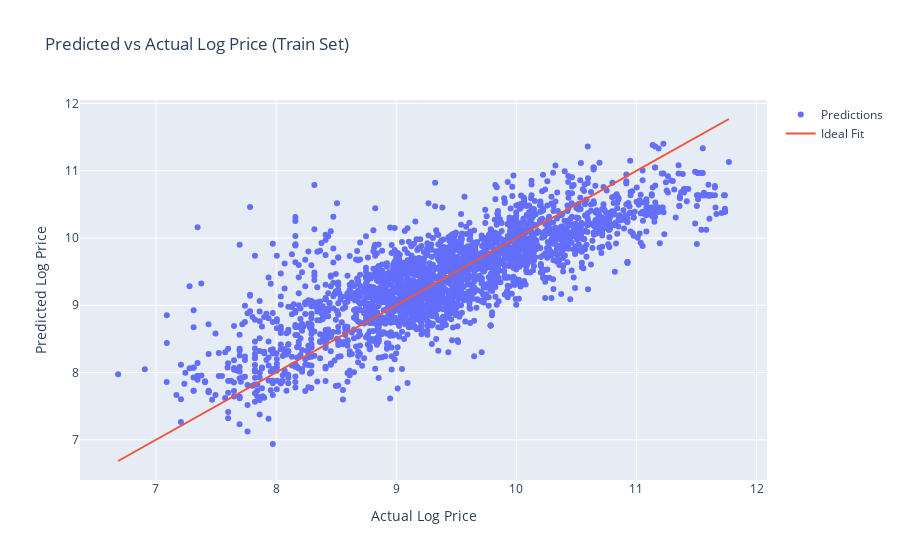

Notebook code for this chart:
### Code cell
# The target(s) (dependent variable) is 'log_price'
targets = data_selected['log_price']
# The inputs are all columns BUT the dependent variable
inputs = data_selected.drop(['log_price'],axis=1)
# Create a scaler object
scaler = StandardScaler()
# Fit the inputs (calculate the mean and standard deviation of the data)
scaler.fit(inputs)

# Scale the features and store them in a new variable (the actual scaling procedure)
inputs_scaled = scaler.transform(inputs)

# Train-test split
X_train, X_test, y_train, y_test = train_test_split(inputs_scaled, targets, test_size=0.3, random_state=365)

print("X_train shape: ", X_train.shape)
print("X_test shape: ", X_test.shape)
print("X_val shape: ", X_val.shape)

# Train the model
reg = LinearRegression()
reg.fit(X_train,y_train)

# Test the model
y_hat = reg.predict(X_train)
print(f"Accuracy (R^2) for the training set: {reg.score(X_train, y_train):.2f}")

fig = go.Figure()
fig.add_trace(go.Scatter(x=y_train, y=y_hat, mode='markers', name='Predictions'))
fig.add_trace(go.Scatter(x=y_train, y=y_train, mode='lines', name='Ideal Fit'))
fig.update_layout(title_text="Predicted vs Actual Log Price (Train Set)", xaxis_title="Actual Log Price", yaxis_title="Predicted Log Price")
fig.show()

### Figure 1 — Plotly figure (JSON) as saved in the notebook; plotly's stock layout.template omitted (floating-point values rounded to 4 significant figures; data arrays with more than 128 entries replaced by an {"elided": "..."} marker saying what was removed)
{"data": [{"mode": "markers", "name": "Predictions", "type": "scatter", "x": {"elided": "2706 float values"}, "y": {"elided": "2706 float values"}}, {"mode": "lines", "name": "Ideal Fit", "type": "scatter", "x": {"elided": "2706 float values"}, "y": {"elided": "2706 float values"}}], "layout": {"title": {"text": "Predicted vs Actual Log Price (Train Set)"}, "xaxis": {"title": {"text": "Actual Log Price"}}, "yaxis": {"title": {"text": "Predicted Log Price"}}}}
